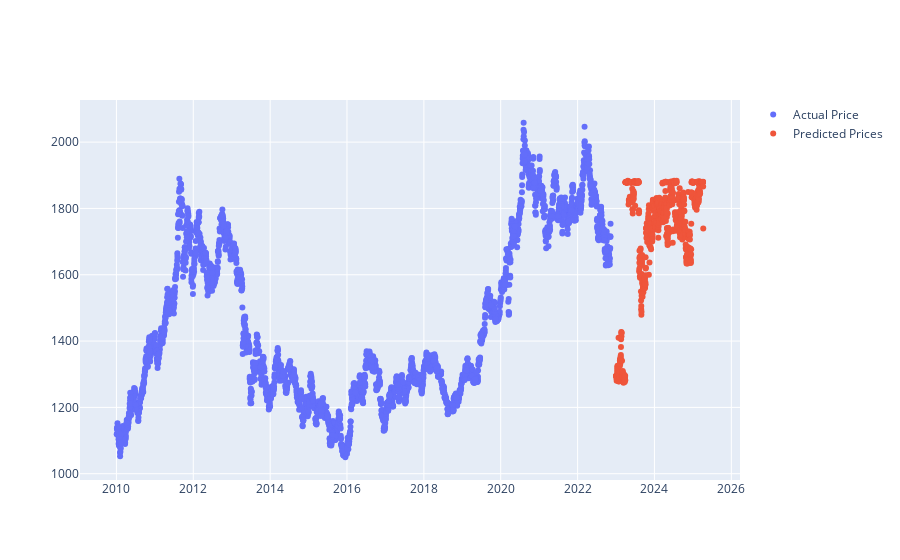

This figure's notebook cell:
### Code cell
plt.figure(figsize = (16,8))

# plt.scatter(df['Date'], df['Price'], label='Actual Price');
# plt.scatter(predictions['Date'], predictions['Predictions'], label='Predicted Prices');
# plt.title('Predicted Prices for next 3 years')
# plt.legend();


Price = go.Scatter(
    x=df['Date'],
    y=df['Price'],
    name="Actual Price",
        mode='markers'

)
MeanAvg = go.Scatter(
    x=predictions['Date'],
    y=predictions['Predictions'],
    name="Predicted Prices",
        mode='markers'

)
data = [Price, MeanAvg]
fig = go.Figure(data=data)
fig.show()

### Figure 1 — Plotly figure (JSON) as saved in the notebook; plotly's stock layout.template omitted (floating-point values rounded to 4 significant figures; data arrays with more than 128 entries replaced by an {"elided": "..."} marker saying what was removed)
{"data": [{"mode": "markers", "name": "Actual Price", "type": "scatter", "x": {"elided": "3321 str values"}, "y": {"elided": "3321 float values"}}, {"mode": "markers", "name": "Predicted Prices", "type": "scatter", "x": {"elided": "830 str values"}, "y": {"elided": "830 float values"}}], "layout": {}}
